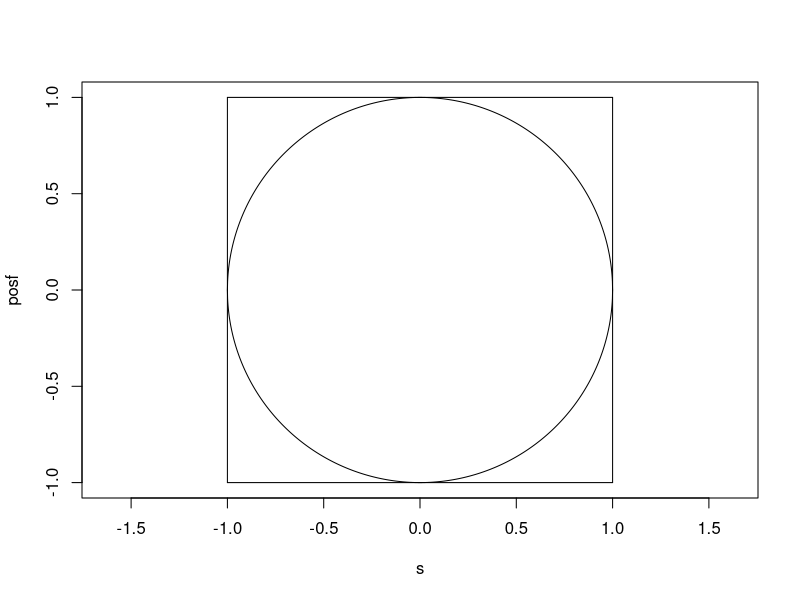
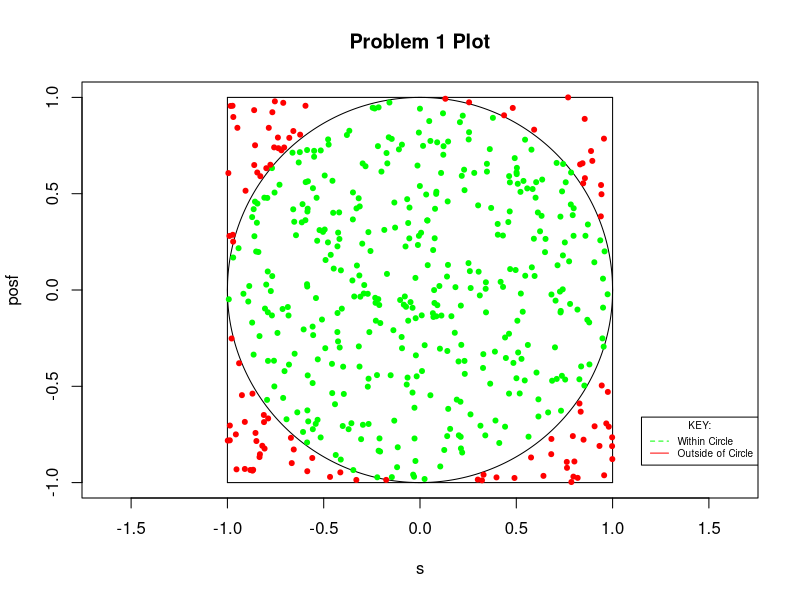
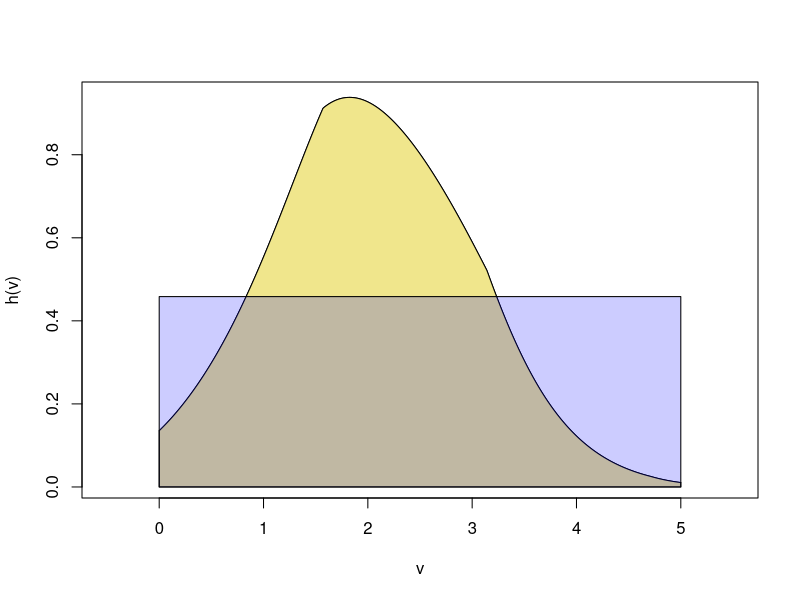
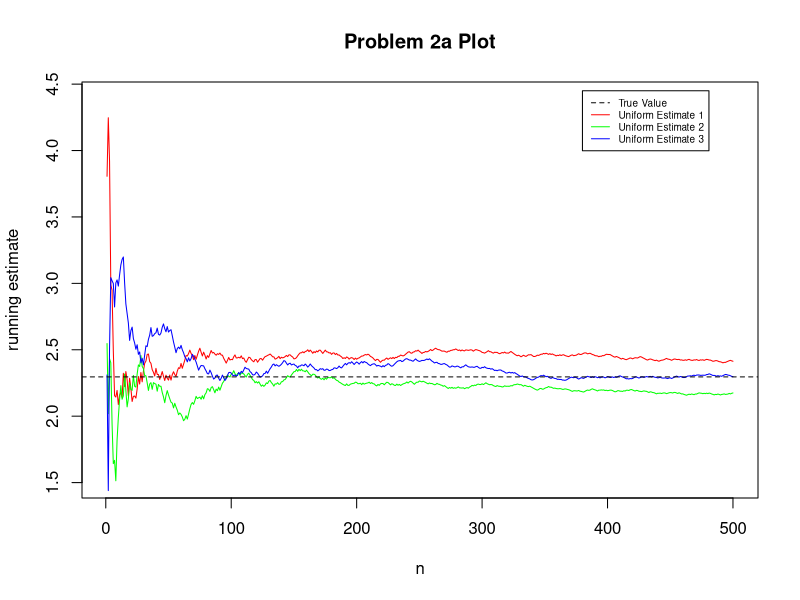
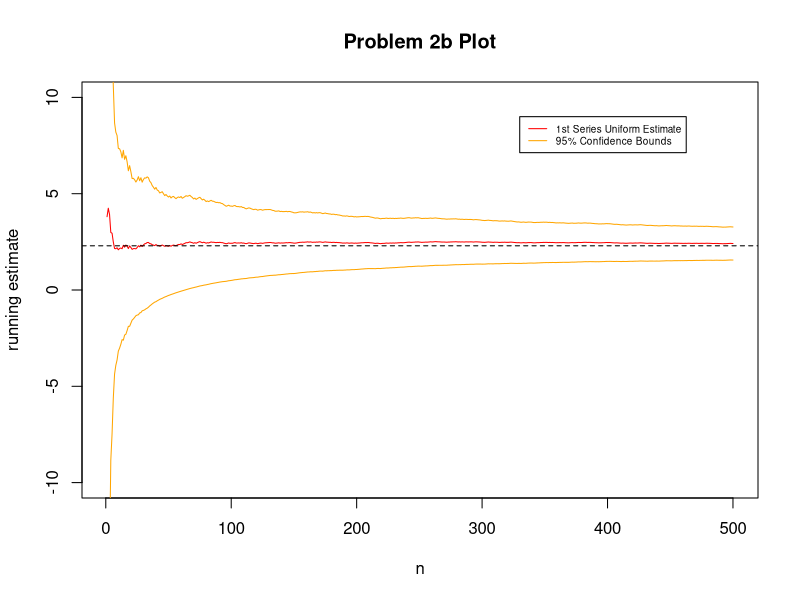
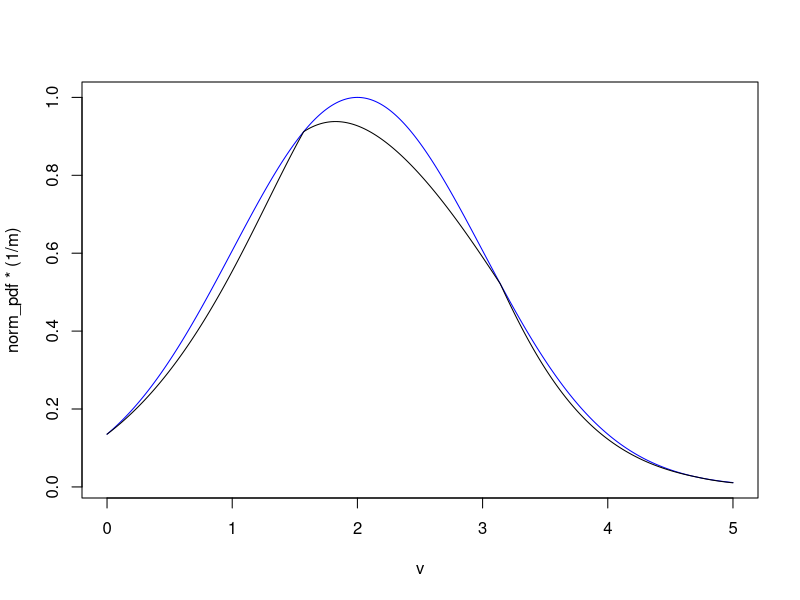
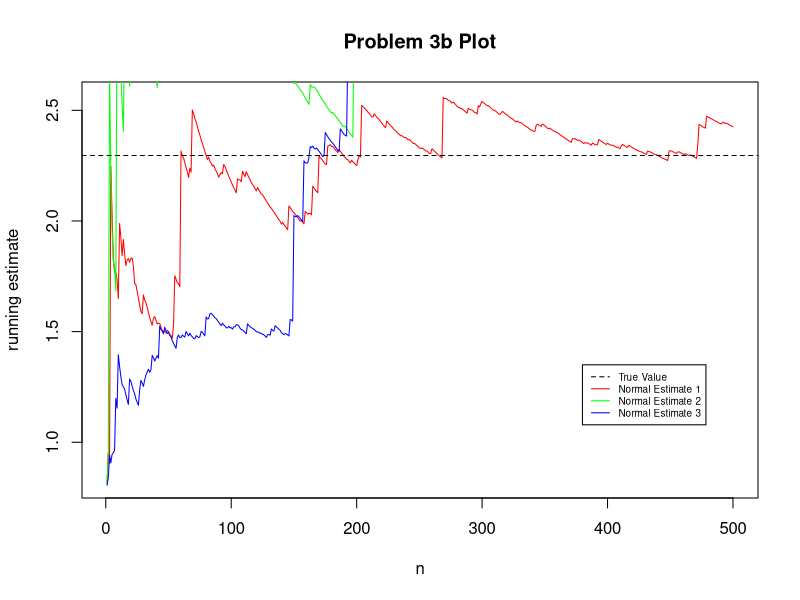
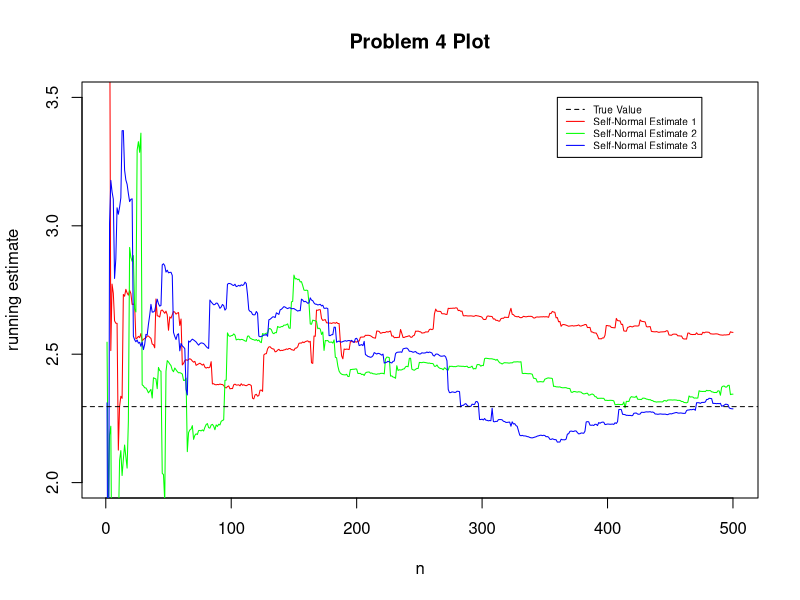

Write R code to recreate these figures, in order.
## ---- chunk 1
knitr::opts_chunk$set(echo = TRUE)
## ---- chunk 2
s <- seq(-1, 1, by = 0.001)
posf <- sqrt(1 - s ^ 2)
plot(s, posf, type = "l", asp = 1, ylim = c(-1, 1))
lines(s, -1 * posf)
segments(-1, -1, -1, 1)
segments(-1, -1, 1, -1)
segments(1, 1, -1, 1)
segments(1, 1, 1, -1)
## ---- chunk 3
# Create the x vector with n = 500
x <- runif(n = 500, min = -1, max = 1)

# Create the y vector with n = 500
y <- runif(n = 500, min = -1, max = 1)

# Create our coordinate pairs
coord_pairs <- matrix(c(x, y), ncol = 2)

# Create our proportion of points within the circle
prop_circle <- ( ((coord_pairs[, 1]^2) + (coord_pairs[, 2]^2))  <= 1)

# Create our estimate for pi
mean_pi <- mean(prop_circle)
estimate_pi <- 4 * mean_pi
estimate_pi

# Plot our estimates
plot(s, posf, type = "l", asp = 1, ylim = c(-1, 1), main = "Problem 1 Plot")
lines(s, -1 * posf)
segments(-1, -1, -1, 1)
segments(-1, -1, 1, -1)
segments(1, 1, -1, 1)
segments(1, 1, 1, -1)
points(coord_pairs, pch = 20, 
       col = ifelse(prop_circle >= (pi/4), "green", "red"))
legend(1.15, -0.66, 
       legend = c("Within Circle", "Outside of Circle"),
       col = c("green", "red"), 
       lty = c(2,1,1,1), 
       cex = 0.6,
       title = "KEY:")
## ---- chunk 4
# what the function looks like
h <- function(x) {exp(-0.5 * (x - 2) ^ 2 - 0.1 * abs( sin(2 * x) ) )}
v <- seq(0, 5, by = 0.01)
plot(v, h(v), type = "l", xlim = c(-0.5, 5.5))
polygon(c(0, v, 5), c(0, h(v), 0), col = 'khaki')
rect_ht = 0.458394 # height of rectangle is the Expected value of h(x)
polygon(c(0, 0, 5, 5), c(0, rect_ht, rect_ht, 0), col = rgb(0, 0, 1, .2))
## ---- chunk 5
h <- function(x) {exp(-0.5 * (x - 2) ^ 2 - 0.1 * abs( sin(2 * x) ) )}

## Monte Carlo Integration using uniform random sampling
n = 5000 # total number of values to generate
k = 500  # number of values to plot

# First series
set.seed(1)
# Generate n points from Unif(0,1)
x1 <- runif(n, 0, 5)
# Computer h(x)
h_x1 <- h(x1)
# Compute cumulative mean(h(X))
hbar_k1 <- (5/(1:k))*cumsum(h_x1[1:k])
# Compute mean for I_hat
E_hbar_k1 <- mean(hbar_k1)

# second series
set.seed(2)
# Generate n points from Unif(0,1)
x2 <- runif(n, 0, 5)
# Computer h(x)
h_x2 <- h(x2)
# Compute cumulative mean(h(X))
hbar_k2 <- (5/(1:k))*cumsum(h_x2[1:k])
# Compute mean for I_hat
E_hbar_k2 <- mean(hbar_k2)

# third series
set.seed(3)
# Generate n points from Unif(0,1)
x3 <- runif(n, 0, 5)
# Computer h(x)
h_x3 <- h(x3)
# Compute cumulative mean(h(X))
hbar_k3 <- (5/(1:k))*cumsum(h_x3[1:k])
# Compute mean for I_hat
E_hbar_k3 <- mean(hbar_k3)

# True Value (=2.29583) vs. Estimates
df_compare1 <- matrix(c(2.29583, E_hbar_k1, 
                              E_hbar_k2, E_hbar_k3))
rownames(df_compare1) <- c("True Value", "Estimate 1", 
                                 "Estimate 2", "Estimate 3")
colnames(df_compare1) <- c("Expected Values")
df_compare1

# plot with all three series
plot(1:k, hbar_k1, type = "l" , xlab = "n", 
     ylab = "running estimate", col = "red", 
     ylim = c(1.5, 4.4), main = "Problem 2a Plot")
lines(hbar_k2, col = "green")
lines(hbar_k3, col = "blue")
abline(h = 2.29583, lty = 2)
legend(380, 4.45, legend = c("True Value", "Uniform Estimate 1", 
                            "Uniform Estimate 2", "Uniform Estimate 3"),
       col = c("black", "red", "green", "blue"), 
       lty = c(2,1,1,1), cex = 0.6)
## ---- chunk 6
# Function to estimate Var(hbar_n)
var_m1 <- function(m) {
# Estimate Var(hbar_m) for any given m
((5-0)^2) * sum((h_x1[1:m] - hbar_k1[m]) ^ 2) / m ^ 2
}
# running estimates of the variance
v_k1 <- apply(t(1:k), 2, var_m1)
# Compute standard error
se_k1 <- sqrt(v_k1)



# Plot the first Monte Carlo series with Confidence bounds of 95%
plot(1:k, hbar_k1, type = "l" , xlab = "n", 
     ylab = "running estimate", col = "red", 
     ylim = c(-10, 10), main = "Problem 2b Plot")
abline(h = 2.29583, lty = 2)
# Add approximate 95% confidence band
lines(hbar_k1 + 1.96 * se_k1, col = "orange")
lines(hbar_k1 - 1.96 * se_k1, col = "orange")
legend(330, 9, legend = c("1st Series Uniform Estimate", 
                          "95% Confidence Bounds"), 
       col = c("red", "orange"), lty = 1:1, cex = 0.6)
## ---- chunk 7
# what the function looks like, along with the normal distribution
h <- function(x) {exp(-0.5 * (x - 2) ^ 2 - 0.1 * abs( sin(2 * x) ) )}
v <- seq(0, 5, by = 0.01)
norm_pdf <- dnorm(v, mean = 2, sd = 1)

optimize(f = function(x){  dnorm(x,2,1) / h(x) }, interval = c(0, 5))
# The function inside optimize is the proposal g(x) divided by the function h(x).
# Optimize gives the location where the ratio between the proposal pdf and target function is smallest.
# If we multiply the proposal distribution by 1/ratio, then the proposal distribution will always be >= 
# target distribution. So we use this value as our constant M.

m <- optimize(f = function(x){  dnorm(x, 2, 1) / h(x) }, interval = c(0, 5))$objective
# Technically, this does not matter at all for importance sampling, but it makes it easier visually to
# see that the trial distribution matches the desired function quite well.

plot(v, norm_pdf * (1 / m), type = "l", col = "blue")  # trial distribution
lines(v, h(v), type = "l", col = "black")  # desired function

# we see a pretty good match between the trial distribution and desired function.
## ---- chunk 8
## your answer
Z_r <- 1 - (pnorm(0, 2, 1) + (1 - pnorm(5, 2, 1)))
Z_r

# To confirm that the mean(g(x) * w(x)) = f(x)
g_x <- norm_pdf/Z_r
f_x <- (1/5)
w_x <- f_x/g_x
f_x
mean(g_x * w_x) # It is true
## ---- chunk 9
## Monte Carlo Integration using importance sampling
n = 5000
k = 500

# First series
set.seed(1)
x_samp1 <- rnorm(n, 2, 1)
x_samp1 <- x_samp1[-which(x_samp1 > 5)]
x_samp1 <- x_samp1[-which(x_samp1 < 0)]
g_x1 <- dnorm(x_samp1, 2, 1)/Z_r
f_x1 <- 1/5
zbar_k1 <- (1/(1:k))*cumsum(x_samp1[1:k]*(f_x1/g_x1)[1:k])
E_zbar_k1 <- mean(zbar_k1)

# Second series
set.seed(2)
x_samp2 <- rnorm(n, 2, 1)
x_samp2 <- x_samp2[-which(x_samp2 > 5)]
x_samp2 <- x_samp2[-which(x_samp2 < 0)]
g_x2 <- dnorm(x_samp2, 2, 1)/Z_r
f_x2 <- 1/5
zbar_k2 <- (1/(1:k))*cumsum(x_samp2[1:k]*(f_x2/g_x2)[1:k])
E_zbar_k2 <- mean(zbar_k2)

# Third series
set.seed(3)
x_samp3 <- rnorm(n, 2, 1)
x_samp3 <- x_samp3[-which(x_samp3 > 5)]
x_samp3 <- x_samp3[-which(x_samp3 < 0)]
g_x3 <- dnorm(x_samp3, 2, 1)/Z_r
f_x3 <- 1/5
zbar_k3 <- (1/(1:k))*cumsum(x_samp3[1:k]*(f_x3/g_x3)[1:k])
E_zbar_k3 <- mean(zbar_k3)

# True Value (=2.29583) vs. Estimates
df_compare2 <- matrix(c(2.29583, E_zbar_k1, 
                              E_zbar_k2, E_zbar_k3))
rownames(df_compare2) <- c("True Value", "Estimate 1", 
                                 "Estimate 2", "Estimate 3")
colnames(df_compare2) <- c("Expected Values")
df_compare2

# plot with all three series
plot(1:k, zbar_k1, type = "l" , xlab = "n", 
     ylab = "running estimate", col = "red", main = "Problem 3b Plot")
lines(zbar_k2, col = "green")
lines(zbar_k3, col = "blue")
abline(h = 2.29583, lty = 2)
legend(380, 1.35, legend = c("True Value", "Normal Estimate 1", 
                            "Normal Estimate 2", "Normal Estimate 3"),
       col = c("black", "red", "green", "blue"), 
       lty = c(2,1,1,1), cex = 0.6)
## ---- chunk 10
## Monte Carlo Integration using self-normalizing importance sampling
n = 5000
k = 500

# Created a function for upper & lower bounds, sampling from rnorm(), and takes into account the (n) and (k)
importance_samp_dnorm <- function(k, mu, sd, lower_bound, upper_bound, n) {
  norm_sample <- dnorm(n, mu, sd)
  norm_sample <- norm_sample[norm_sample >= lower_bound 
                             & norm_sample <= upper_bound]
  if (length(norm_sample) >= k) {
    return(sample(norm_sample, k))
  }  
  else {
          (print("(k) must be less than (n)"))
  }
}


# First series
set.seed(1)
# Z_r as unknown
X <- runif(n, 0, 5)
r_x <- importance_samp_dnorm(k = 500, mu = 2, sd = 1, 
                             lower_bound = 0, upper_bound = 5, n = X)
q_x <- 0.2
w_x <- q_x/r_x
# Compute h(X)
h_X <- h(X)
# Compute cumulative means
wbar_k1 <- cumsum(w_x[1:k])/(1:k)
hwbar_k1 <- 5*cumsum((h_X*w_x)[1:k])/(1:k)
# Compute mean for I_hat
E_selfbar_k1 <- mean(hwbar_k1/wbar_k1)


# Second series
set.seed(2)
# Z_r as unknown
X <- runif(n, 0, 5)
r_x <- importance_samp_dnorm(k = 500, mu = 2, sd = 1, 
                             lower_bound = 0, upper_bound = 5, n = X)
q_x <- 0.2
w_x <- q_x/r_x
# Compute h(X)
h_X <- h(X)
# Compute cumulative means
wbar_k2 <- cumsum(w_x[1:k])/(1:k)
hwbar_k2 <- 5*cumsum((h_X*w_x)[1:k])/(1:k)
# Compute mean for I_hat
E_selfbar_k2 <- mean(hwbar_k2/wbar_k2)


# Third series
set.seed(3)
# Z_r as unknown
X <- runif(n, 0, 5)
r_x <- importance_samp_dnorm(k = 500, mu = 2, sd = 1, 
                             lower_bound = 0, upper_bound = 5, n = X)
q_x <- 0.2
w_x <- q_x/r_x
# Compute h(X)
h_X <- h(X)
# Compute mean(h(X))
mean(h_X)
# Compute cumulative means
wbar_k3 <- cumsum(w_x[1:k])/(1:k)
hwbar_k3 <- 5*cumsum((h_X*w_x)[1:k])/(1:k)
# Compute mean for I_hat
E_selfbar_k3 <- mean(hwbar_k3/wbar_k3)


# True Value (=2.29583) vs. Estimates
df_compare3 <- matrix(c(2.29583, E_selfbar_k1, 
                              E_selfbar_k2, E_selfbar_k3))
rownames(df_compare3) <- c("True Value", "Estimate 1", 
                                 "Estimate 2", "Estimate 3")
colnames(df_compare3) <- c("Expected Values")
df_compare3


# plot with all three series
plot(1:k, hwbar_k1/wbar_k1, type = "l" , xlab = "n", 
     ylab = "running estimate", col = "red", ylim = c(2, 3.5),
     main = "Problem 4 Plot")
lines(hwbar_k2/wbar_k2, col = "green")
lines(hwbar_k3/wbar_k3, col = "blue")
abline(h = 2.29583, lty = 2)
legend(360, 3.5, legend = c("True Value", "Self-Normal Estimate 1", 
                            "Self-Normal Estimate 2", 
                          "Self-Normal Estimate 3"),
       col = c("black", "red", "green", "blue"), 
       lty = c(2,1,1,1), cex = 0.6)
